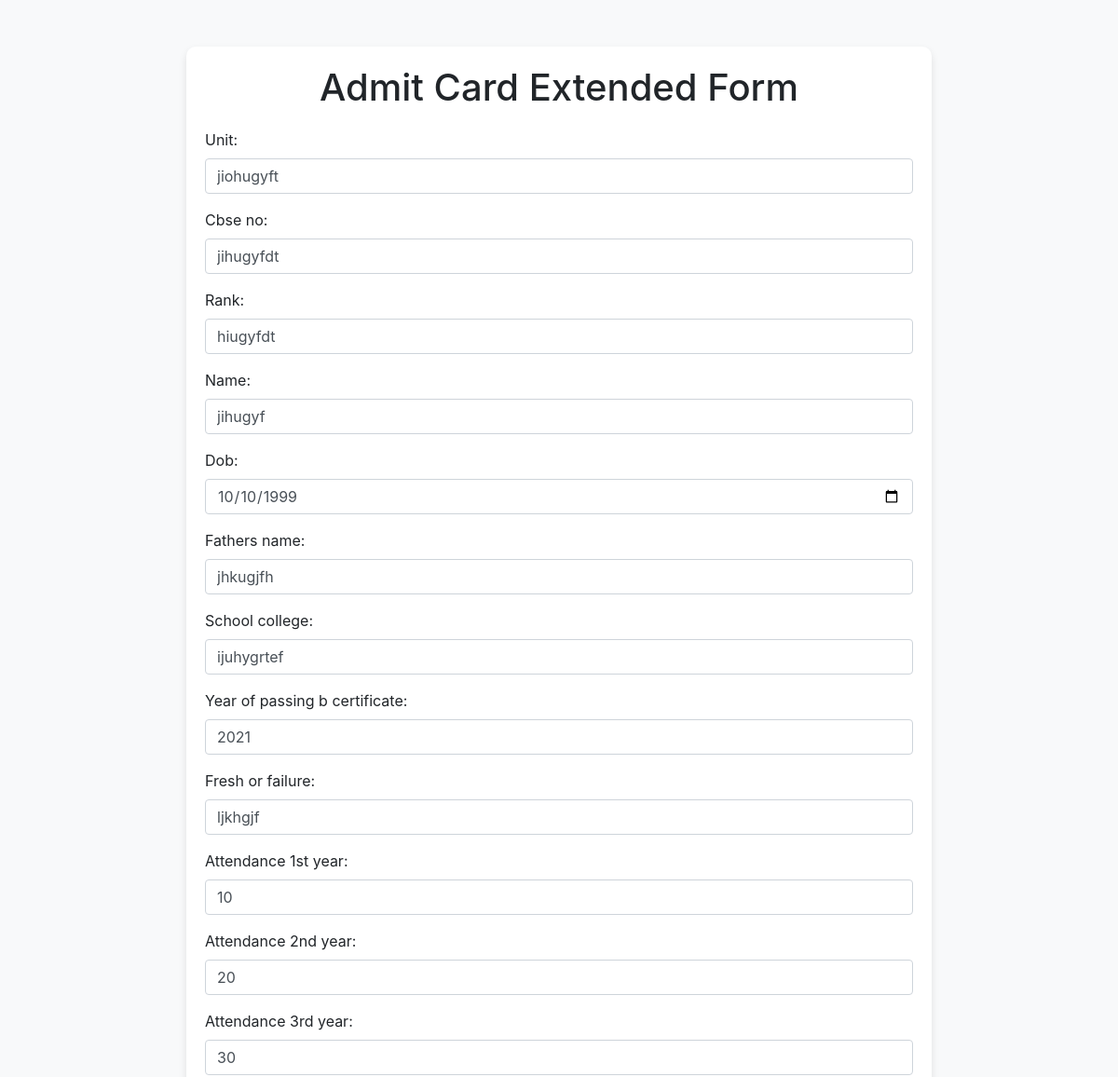
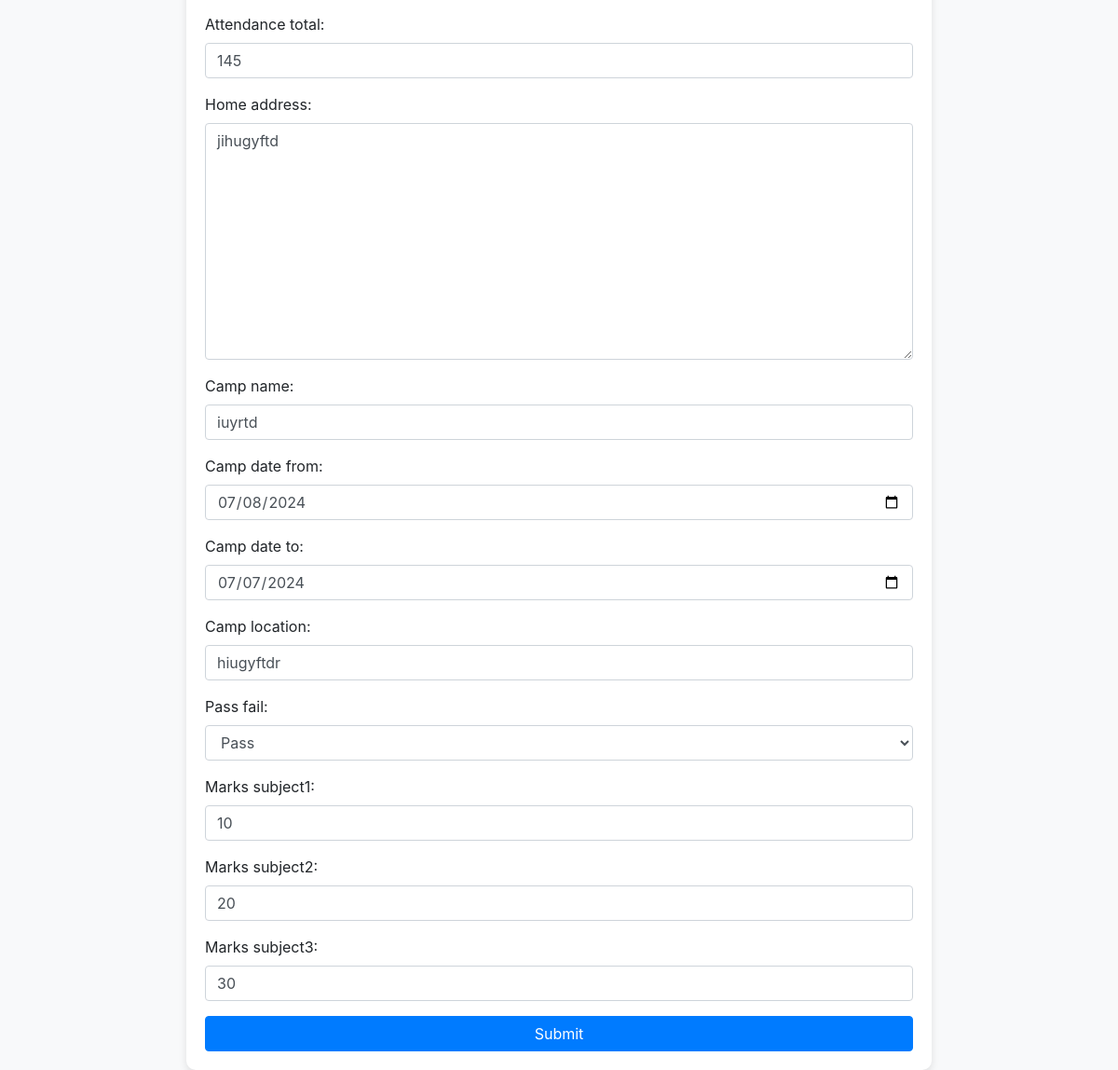
/extended/1/, run on the app's committed database (2 pictures, top to bottom).
### mainapp/models.py (models this page shows)
class StudentDetail(models.Model):
    unit = models.CharField(max_length=255)
    cbse_no = models.CharField(max_length=255)
    rank = models.CharField(max_length=255)
    name = models.CharField(max_length=255)
    dob = models.DateField()
    certificate = models.OneToOneField(Certificate, on_delete=models.CASCADE, null=True, blank=True)
    fathers_name = models.CharField(max_length=255)
    school_college = models.CharField(max_length=255)
    year_of_passing_b_certificate = models.CharField(max_length=255)
    attach_photo_b_certificate = models.ImageField(upload_to='media', blank=True, null=True)
    fresh_or_failure = models.CharField(max_length=255)
    attendance_1st_year = models.IntegerField()
    attendance_2nd_year = models.IntegerField()
    attendance_3rd_year = models.IntegerField()
    attendance_total = models.IntegerField()
    home_address = models.TextField()
    pass_fail = models.CharField(max_length=10, choices=[('Pass', 'Pass'), ('Fail', 'Fail')])
    marks_subject1 = models.IntegerField(blank=True, null=True)
    marks_subject2 = models.IntegerField(blank=True, null=True)
    marks_subject3 = models.IntegerField(blank=True, null=True)
    camp_name = models.CharField(max_length=255)  # New field
    camp_date_from = models.DateField()  # New field
    camp_date_to = models.DateField()  # New field
    camp_location = models.CharField(max_length=255)  # New field

### mainapp/views.py (the view)
# urls.py: path('extended/<int:student_id>/', student_detail_extended_view, name='student_detail_extended'),
def student_detail_extended_view(request, student_id):
    student = get_object_or_404(StudentDetail, id=student_id)
    if request.method == 'POST':
        form = StudentDetailExtendedForm(request.POST, request.FILES, instance=student)
        if form.is_valid():
            student = form.save(commit=False)
            if student.pass_fail == 'Pass':
                if not student.certificate:
                    if student.unit and student.rank:
                        certificate_type = f"{student.unit}_{student.rank}"
                        certificate = Certificate.objects.create(
                            Name=student.name,
                            DOB=student.dob,
                            Guardian=student.fathers_name,
                            CadetRank=student.rank,
                            CertificateType=certificate_type,
                            Unit=student.unit,
                            Institute=student.school_college,
                            user_image=student.attach_photo_b_certificate,
                        )
                        student.certificate = certificate
                        student.save()
                else:
                    certificate = student.certificate
                    certificate.Name = student.name
                    certificate.DOB = student.dob
                    certificate.Guardian = student.fathers_name
                    certificate.CadetRank = student.rank
                    certificate.Unit = student.unit
                    certificate.Institute = student.school_college
                    certificate.user_image = student.attach_photo_b_certificate
                    certificate.save()
            else:
                if student.certificate:
                    student.certificate.delete()
                    student.certificate = None
                    student.save()
            return redirect('dashboard')
    else:
        form = StudentDetailExtendedForm(instance=student)
    return render(request, 'student_detail_extended.html', {'form': form})

### mainapp/forms.py (called while the page is built, shortened)
    def handle_pass_fail(self, pass_fail_value):
        if pass_fail_value == 'Pass':
            self.fields['marks_subject1'].widget.attrs['style'] = 'display:block;'
            self.fields['marks_subject2'].widget.attrs['style'] = 'display:block;'
            self.fields['marks_subject3'].widget.attrs['style'] = 'display:block;'
            self.fields['marks_subject1'].required = True
            self.fields['marks_subject2'].required = True
            self.fields['marks_subject3'].required = True

### mainapp/templates/student_detail_extended.html (shortened to what this page needs)
<!DOCTYPE html>
<html lang="en">
<head>
    <link href="https://stackpath.bootstrapcdn.com/bootstrap/4.5.2/css/bootstrap.min.css" rel="stylesheet">
</head>
<body>
    <div class="container">
        <h1>Admit Card Extended Form</h1>
        <form method="post" enctype="multipart/form-data">
            <div class="form-group">
                {{ form.unit.label_tag }}
                {{ form.unit }}
            </div>
            <div class="form-group">
                {{ form.cbse_no.label_tag }}
                {{ form.cbse_no }}
            </div>
            <div class="form-group">
                {{ form.rank.label_tag }}
                {{ form.rank }}
            </div>
            <div class="form-group">
                {{ form.name.label_tag }}
                {{ form.name }}
            </div>
            <div class="form-group">
                {{ form.dob.label_tag }}
                {{ form.dob }}
            </div>
            <div class="form-group">
                {{ form.fathers_name.label_tag }}
                {{ form.fathers_name }}
            </div>
            <div class="form-group">
                {{ form.school_college.label_tag }}
                {{ form.school_college }}
            </div>
            <div class="form-group">
                {{ form.year_of_passing_b_certificate.label_tag }}
                {{ form.year_of_passing_b_certificate }}
            </div>
            <div class="form-group">
                {{ form.fresh_or_failure.label_tag }}
                {{ form.fresh_or_failure }}
            </div>
            <div class="form-group">
                {{ form.attendance_1st_year.label_tag }}
                {{ form.attendance_1st_year }}
            </div>
            <div class="form-group">
                {{ form.attendance_2nd_year.label_tag }}
                {{ form.attendance_2nd_year }}
            </div>
            <div class="form-group">
                {{ form.attendance_3rd_year.label_tag }}
                {{ form.attendance_3rd_year }}
            </div>
            <div class="form-group">
                {{ form.attendance_total.label_tag }}
                {{ form.attendance_total }}
            </div>
            <div class="form-group">
                {{ form.home_address.label_tag }}
                {{ form.home_address }}
            </div>
            <div class="form-group">
                {{ form.camp_name.label_tag }}
                {{ form.camp_name }}
            </div>
            <div class="form-group">
                {{ form.camp_date_from.label_tag }}
                {{ form.camp_date_from }}
            </div>
            <div class="form-group">
                {{ form.camp_date_to.label_tag }}
                {{ form.camp_date_to }}
            </div>
            <div class="form-group">
                {{ form.camp_location.label_tag }}
                {{ form.camp_location }}
            </div>
            <div class="form-group">
                {{ form.pass_fail.label_tag }}
                {{ form.pass_fail }}
            </div>
            <div class="form-group">
                {{ form.marks_subject1.label_tag }}
                {{ form.marks_subject1 }}
            </div>
            <div class="form-group">
                {{ form.marks_subject2.label_tag }}
                {{ form.marks_subject2 }}
            </div>
            <div class="form-group">
                {{ form.marks_subject3.label_tag }}
                {{ form.marks_subject3 }}
            </div>
            <button type="submit" class="btn btn-primary">Submit</button>
        </form>
    </div>
</body>
</html>

### mainapp/templates/student_detail_extended.html (style rules this page uses)
body { background-color: #f8f9fa; }
.container { max-width: 800px; margin-top: 50px; background: white; padding: 20px; border-radius: 10px; box-shadow: 0 4px 8px rgba(0, 0, 0, 0.1); }
h1 { text-align: center; margin-bottom: 20px; }
.btn-primary { width: 100%; }

### data on the page
StudentDetail: unit "jiohugyft", cbse_no "jihugyfdt", rank "hiugyfdt", name "jihugyf", dob "10/10/1999", fathers_name "jhkugjfh", school_college "ijuhygrtef", year_of_passing_b_certificate "2021", fresh_or_failure "ljkhgjf", attendance_1st_year "10", attendance_2nd_year "20", attendance_3rd_year "30", attendance_total "145", home_address "jihugyftd", camp_name "iuyrtd", camp_date_from "07/08/2024", camp_date_to "07/07/2024", camp_location "hiugyftdr", pass_fail "Pass", marks_subject1 "10", marks_subject2 "20", marks_subject3 "30"
